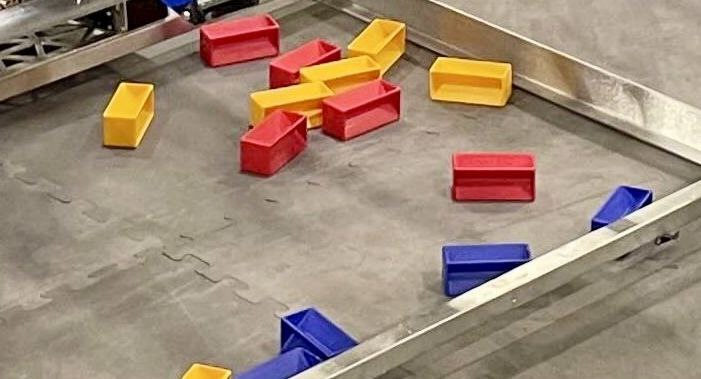
#> input picture TeamCode/src/main/python/img1.jpg, 701 x 379 px, found by its file name
$ python openCV.py
#> lines starting #> are read from the running program, lines starting #| are printed output that depends on the picture; after the words box and inside, x2 and y2 are one past the last pixel; in counts of white or black regions, pixels touching at a corner belong together
import cv2
import numpy as np

kSize = 9
blur = 10
imgGain = 0.8

img = cv2.imread('img1.jpg')
#> img is the input picture: shape (379, 701, 3); mean B, G, R 119.4, 136.7, 157.9

height, width, _ = img.shape
#> height = 379; width = 701

img = cv2.resize(img, (int(width * imgGain), int(height * imgGain)))
#> img: shape (303, 560, 3)
drawImg = img.copy()

img = cv2.normalize(img, None, alpha=0,beta=255,norm_type=cv2.NORM_MINMAX)

img = cv2.blur(img, (blur, blur))
b, g, r = cv2.split(img)
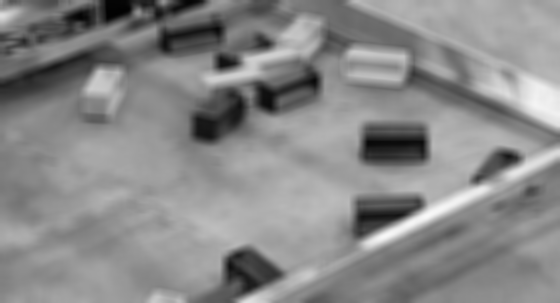
#> g: shape (303, 560); min 1, max 249, mean 136.5

b //= 2
g //= 2
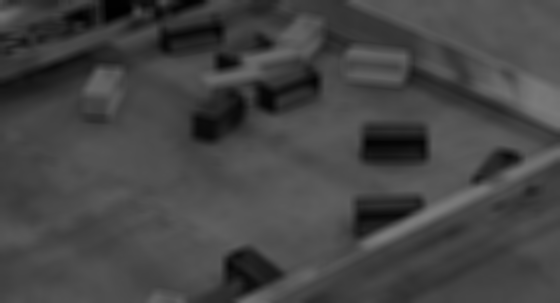
#> g: shape (303, 560); min 0, max 124, mean 68
r //= 2
r+=126
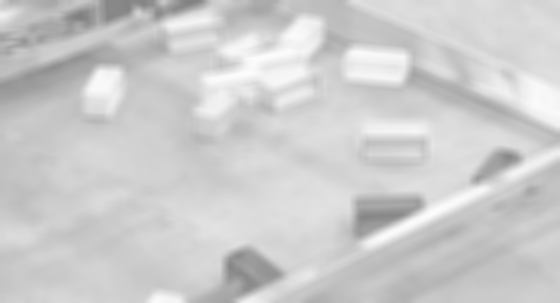
#> r: shape (303, 560); min 128, max 252, mean 204.6

inRangedRG = cv2.inRange(cv2.subtract(r, g), np.array([152]), np.array([255]))
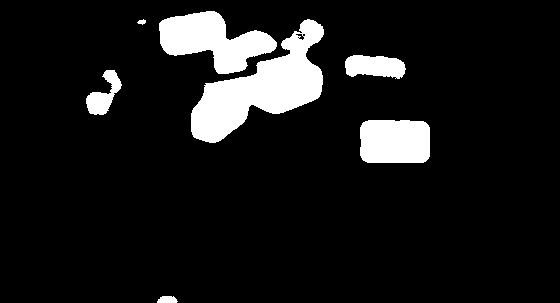
#> inRangedRG: shape (303, 560); 9.6% white; 7 white regions, largest, box (x1, y1, x2, y2) and area: (191, 19, 324, 143) 7172, (159, 11, 277, 74) 4091, (360, 120, 430, 163) 2900
inRangedRB = cv2.inRange(cv2.subtract(r, b), np.array([161]), np.array([255]))
#> inRangedRB: shape (303, 560); 12.2% white; 10 white regions (3 under 20 px), largest, box (x1, y1, x2, y2) and area: (161, 12, 327, 142) 12426, (341, 43, 412, 88) 2802, (361, 121, 429, 162) 2693
inRangedG = cv2.inRange(g, np.array([0]), np.array([55]))
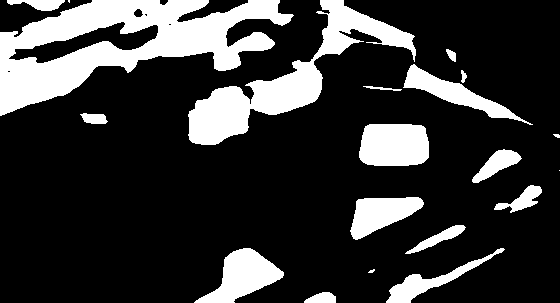
#> inRangedG: shape (303, 560); 21.3% white; 20 white regions (3 under 20 px), largest, box (x1, y1, x2, y2) and area: (0, 0, 294, 116) 14887, (188, 0, 416, 145) 8030, (359, 124, 429, 166) 2691

combinedR = cv2.bitwise_and(cv2.bitwise_and(inRangedRG, inRangedRB), inRangedG)
#> combinedR: shape (303, 560); 6% white; 6 white regions (3 under 20 px), largest, box (x1, y1, x2, y2) and area: (192, 60, 322, 142) 4626, (161, 13, 275, 71) 3183, (361, 124, 429, 162) 2419

combinedR = cv2.erode(combinedR, cv2.getStructuringElement(cv2.MORPH_RECT, (kSize, kSize)))
#> combinedR: shape (303, 560); 3.6% white; 5 white regions, box (x1, y1, x2, y2) and area: (366, 128, 425, 158) 1640, (165, 18, 236, 66) 1460, (196, 91, 245, 137) 1415, (257, 66, 318, 108) 1373, (239, 36, 268, 47) 164
combinedR = cv2.dilate(combinedR, cv2.getStructuringElement(cv2.MORPH_RECT, (kSize, kSize)))
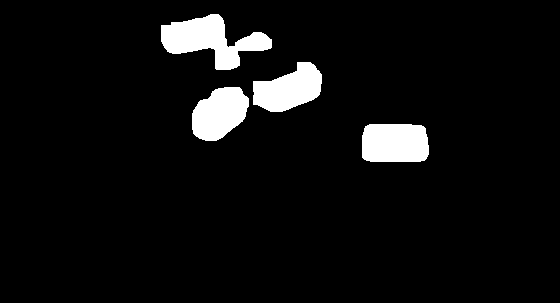
#> combinedR: shape (303, 560); 5.9% white; 4 white regions

contours, _ = cv2.findContours(combinedR.copy(), cv2.RETR_TREE, cv2.CHAIN_APPROX_SIMPLE)
#> contours = 4 contours; box (x1, y1, x2, y2) and area: (161, 14, 272, 70) 2909, (362, 124, 429, 162) 2322, (253, 62, 322, 112) 2174, (192, 87, 249, 141) 2158

# if len(contours) > 0:
#     cv2.drawContours(drawImg, contours, -1, (0, 0, 255), 3)

for i in contours:
    rect = cv2.minAreaRect(i)
    box = cv2.boxPoints(rect)
    box = np.int16(box)
    cv2.line(drawImg, box[0], box[1], (0, 0, 255), 3)
    cv2.line(drawImg, box[1], box[2], (0, 0, 255), 3)
    cv2.line(drawImg, box[2], box[3], (0, 0, 255), 3)
    cv2.line(drawImg, box[3], box[0], (0, 0, 255), 3)
#> this loop made 4 passes
#> (rect, box) on passes 1 to 4: (((395, 142.5), (37, 66), -90), [[428, 161], [362, 161], [362, 124], [428, 124]]), (((218.3, 112.6), (64.97, 42.64), -38.66), [[206, 149], [179, 116], [230, 75], [257, 109]]), (((286.8, 88.44), (74.32, 40.44), -23.36), [[260, 121], [244, 84], [312, 55], [328, 92]]), (((214.4, 40.54), (52.4, 110.9), -70.11), [[257, 84], [153, 46], [171, -2], [275, 34]])
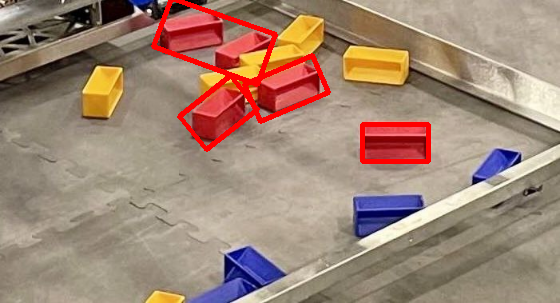
#> drawImg: shape (303, 560, 3); mean B, G, R 116.9, 133.5, 160.2

cv2.imshow('open cv', drawImg)
cv2.imshow("binaryRG", inRangedRG)
cv2.imshow("binaryRB", inRangedRB)
cv2.imshow("binaryG", inRangedG)
cv2.waitKey(0)

$ run again, with TeamCode/src/main/python/img10.jpg copied over TeamCode/src/main/python/img1.jpg
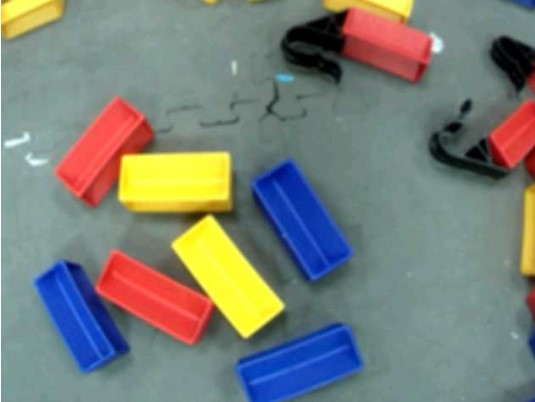
#> input picture TeamCode/src/main/python/img10.jpg, 535 x 402 px, found by its file name
#> img is the input picture: shape (402, 535, 3); mean B, G, R 120.8, 128, 122.4
#> `inRangedRG = cv2.inRange(cv2.subtract(r, g), np.array([152]), np.array..`:
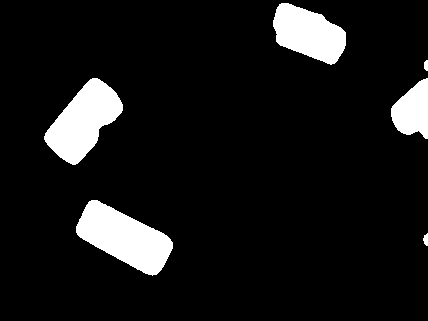
#> inRangedRG: shape (321, 428); 8.9% white; 6 white regions, box (x1, y1, x2, y2) and area: (76, 200, 173, 276) 4009, (44, 78, 123, 165) 3682, (273, 3, 346, 65) 2948, (391, 78, 428, 139) 1538, (423, 233, 428, 246) 47, (424, 60, 428, 71) 38
#> inRangedRB: shape (321, 428); 16.6% white; 7 white regions (2 under 20 px), largest, box (x1, y1, x2, y2) and area: (45, 79, 227, 275) 16136, (259, 0, 345, 63) 3385, (392, 80, 428, 138) 1441, (0, 0, 51, 30) 1166, (417, 147, 428, 221) 689
#> inRangedG: shape (321, 428); 30.2% white; 8 white regions, largest, box (x1, y1, x2, y2) and area: (30, 123, 292, 321) 23999, (340, 27, 428, 150) 6798, (219, 8, 346, 74) 5935
#> contours = 4 contours; box (x1, y1, x2, y2) and area: (79, 202, 170, 274) 3640, (48, 81, 121, 163) 3119, (275, 10, 344, 61) 2047, (393, 80, 428, 135) 1347
#> the loop `for i in contours:` made 4 passes
#> (rect, box) on passes 1 to 4: (((123.6, 237.3), (42.93, 95.26), -63.43), [[156, 277], [71, 235], [90, 196], [175, 239]]), (((84.88, 121.9), (84.3, 43.04), -50.83), [[74, 168], [41, 140], [94, 75], [128, 102]]), (((410, 107), (54, 34), -90), [[427, 134], [393, 134], [393, 80], [427, 80]]), (((306.7, 36.06), (32.89, 75.73), -69.44), [[336, 64], [265, 38], [276, 7], [347, 33]])
#> after the loop `for i in contours:`:
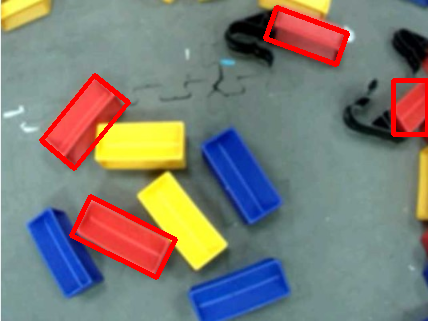
#> drawImg: shape (321, 428, 3); mean B, G, R 118, 124.9, 125.8

$ run again, with TeamCode/src/main/python/img11.jpg copied over TeamCode/src/main/python/img1.jpg
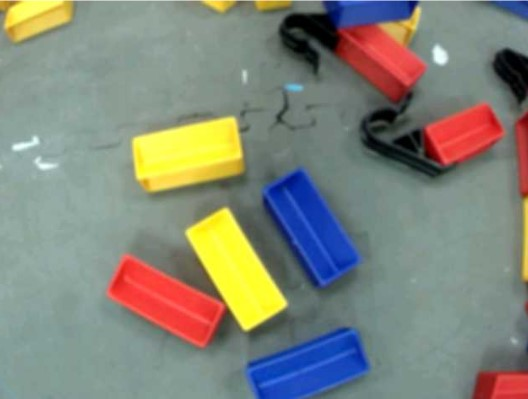
#> input picture TeamCode/src/main/python/img11.jpg, 528 x 399 px, found by its file name
#> img is the input picture: shape (399, 528, 3); mean B, G, R 122.6, 133.9, 130.3
#> `inRangedRG = cv2.inRange(cv2.subtract(r, g), np.array([152]), np.array..`:
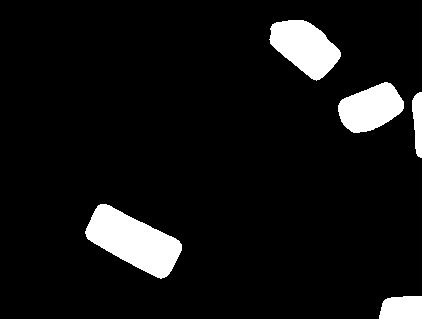
#> inRangedRG: shape (319, 422); 7.7% white; 5 white regions, box (x1, y1, x2, y2) and area: (85, 204, 182, 279) 3924, (269, 20, 341, 81) 2708, (338, 82, 404, 133) 2271, (379, 296, 422, 319) 902, (412, 92, 422, 158) 505
#> inRangedRB: shape (319, 422); 15.2% white; 9 white regions, largest, box (x1, y1, x2, y2) and area: (86, 166, 229, 278) 8038, (105, 93, 196, 155) 4197, (271, 14, 340, 79) 2747
#> inRangedG: shape (319, 422); 26.6% white; 7 white regions, largest, box (x1, y1, x2, y2) and area: (218, 0, 422, 160) 15138, (156, 130, 297, 319) 13402, (87, 202, 190, 280) 4908
#> contours = 5 contours; box (x1, y1, x2, y2) and area: (88, 206, 180, 277) 3600, (272, 22, 338, 77) 2246, (340, 84, 402, 131) 2018, (381, 298, 422, 319) 754, (413, 95, 422, 156) 360
#> the loop `for i in contours:` made 5 passes
#> (rect, box) on passes 1 to 4: (((401, 308), (20, 40), -90), [[421, 318], [381, 318], [381, 298], [421, 298]]), (((132.8, 240.9), (42.93, 93.47), -63.43), [[165, 281], [81, 239], [100, 200], [184, 242]]), (((417, 125), (60, 8), -90), [[421, 155], [413, 155], [413, 95], [421, 95]]), (((370.7, 108.2), (62.31, 38.38), -22.62), [[349, 137], [334, 102], [392, 78], [406, 113]])
#> after the loop `for i in contours:`:
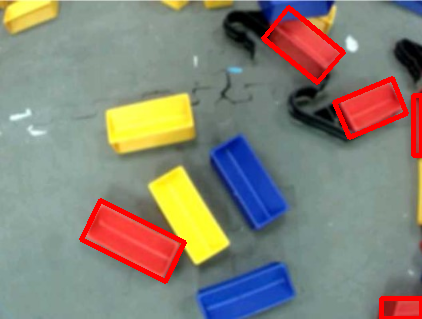
#> drawImg: shape (319, 422, 3); mean B, G, R 119.9, 131, 134.2

$ run again, with TeamCode/src/main/python/img2.jpg copied over TeamCode/src/main/python/img1.jpg
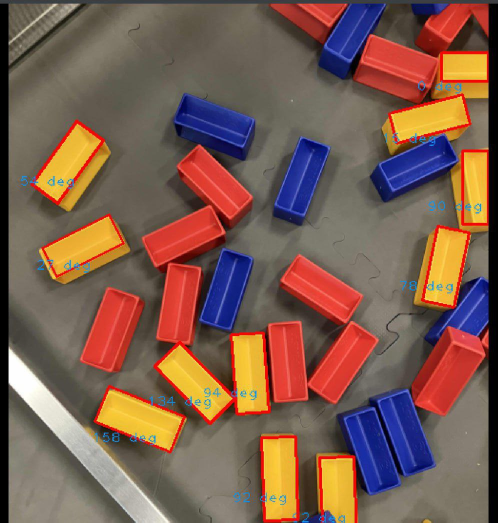
#> input picture TeamCode/src/main/python/img2.jpg, 995 x 1045 px, found by its file name (shown at 1/2 size)
#> img is the input picture: shape (1045, 995, 3); mean B, G, R 79.5, 92.8, 124.2
#> inRangedRG: shape (836, 796); 22.6% white; 99 white regions (83 under 20 px), largest, box (x1, y1, x2, y2) and area: (226, 231, 607, 682) 58545, (566, 5, 785, 236) 26066, (668, 236, 785, 497) 12396
#> inRangedRB: shape (836, 796); 26.8% white; 14 white regions (1 under 20 px), largest, box (x1, y1, x2, y2) and area: (226, 233, 607, 682) 63973, (567, 6, 784, 246) 29756, (662, 236, 784, 496) 16047
#> inRangedG: shape (836, 796); 71.5% white; 42 black regions (4 under 20 px), largest, box (x1, y1, x2, y2) and area: (477, 308, 710, 538) 24656, (587, 608, 778, 836) 20267, (14, 554, 279, 836) 16446
#> contours = 32 contours; largest, box (x1, y1, x2, y2) and area: (417, 409, 605, 651) 24132, (227, 234, 404, 561) 23269, (568, 6, 783, 174) 15685, (660, 526, 783, 666) 10080, (129, 460, 231, 597) 8727
#> the loop `for i in contours:` made 32 passes
#> (rect, box) on passes 2, 4, 5, 6, 9: (((450, 823.5), (23, 62), -90), [[481, 835], [419, 835], [419, 812], [481, 812]]), (((511.9, 783), (9.64, 62.47), -3.27), [[508, 814], [505, 752], [514, 751], [518, 813]]), (((476.5, 770.5), (63, 9), -90), [[481, 801], [472, 801], [472, 738], [481, 738]]), (((511.5, 739), (22, 11), -90), [[517, 750], [506, 750], [506, 728], [517, 728]]), (((449, 710), (32, 58), -90), [[478, 726], [420, 726], [420, 694], [478, 694]])
#> after the loop `for i in contours:`:
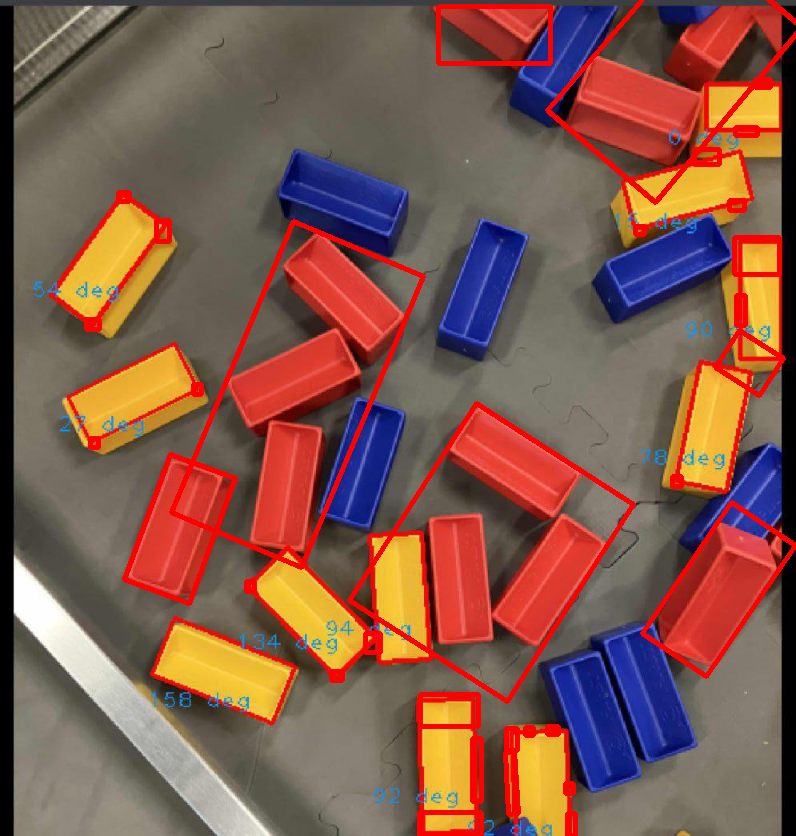
#> drawImg: shape (836, 796, 3); mean B, G, R 76.9, 89.2, 129
